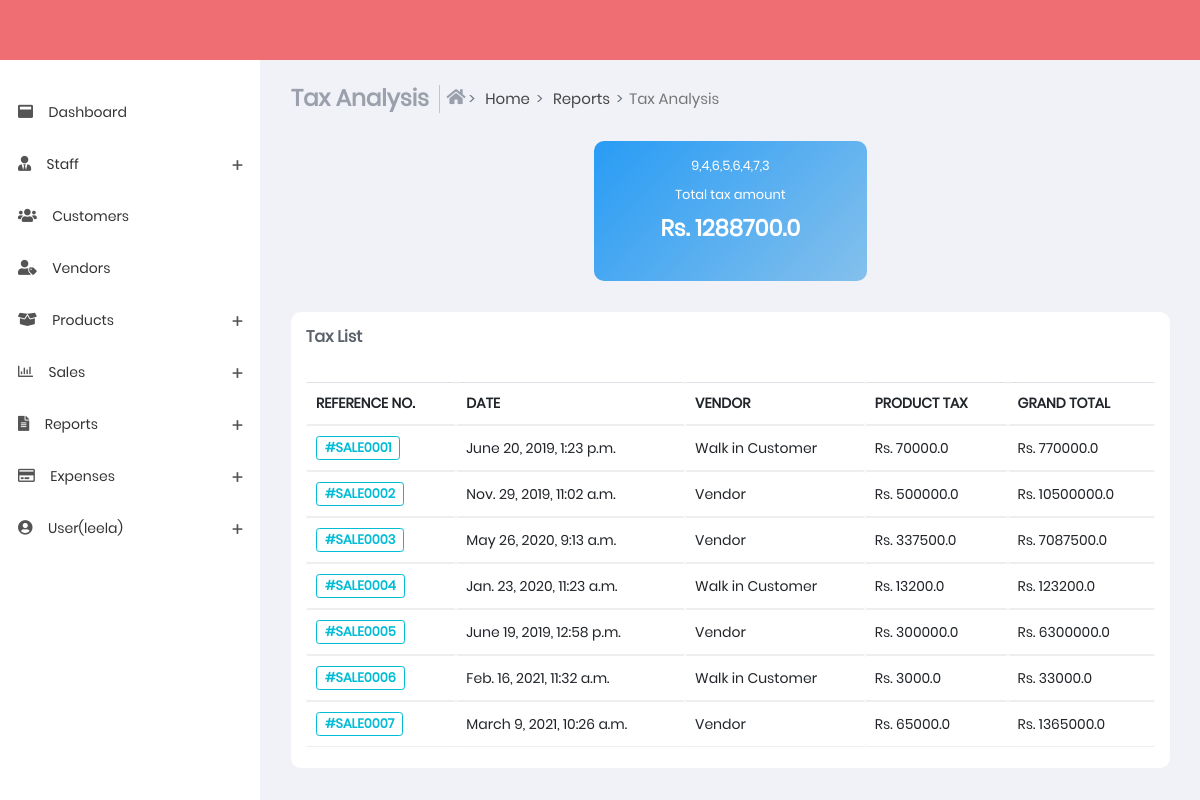
Page /tax_report.html (signed in) on the committed database.
### sub_part/models.py (models this page shows, shortened)
class saleslists(models.Model):
    invoice_id = models.CharField(max_length=100)
    date = models.DateTimeField()
    sold = (
        ('Walk in Customer','Walk in Customer'),
        ('Vendor','vendor'),
    )
    sold_to = models.CharField(max_length = 100, choices = sold)
    items_sold = models.IntegerField()
    total = models.IntegerField()
    payment = (
        ('Success','Success'),
        ('Pending','Pending'),
    )
    payment_status = models.CharField(max_length = 100, choices = payment)
    name = models.CharField(max_length=100)
    customer_name = models.CharField(max_length=100)
    tax=models.IntegerField()
    tax_amount=models.IntegerField()
    grand_total=models.IntegerField()

### sub_part/views.py (the view)
# urls.py: path('tax_report.html',views.tax_report,name="tax_report"),
@login_required(login_url='login')
def tax_report(request):
    tax_total=0
    tax_reportslistarray=saleslists.objects.all()
    for i in tax_reportslistarray:
        i.tax_amount=i.total*(i.tax/100)
        i.grand_total=i.total+i.tax_amount
        tax_total=tax_total+i.tax_amount
    return render(request,'tax_report.html',{'tax_total':tax_total,'tax_reportslistarray': tax_reportslistarray,'u':request.user})

### templates/tax_report.html (shortened to what this page needs)
{% extends 'base.html' %}
{% load static %}
{% block content %}
    <section class="content">
        <div class="container-fluid">
            <div class="block-header">
                <div class="row">
                    <div class="col-xs-12 col-sm-12 col-md-10 col-lg-10">
                        <ul class="breadcrumb breadcrumb-item ">
                            <li class="breadcrumb-item">
                                <h4 class="page-title">Tax Analysis</h4>
                            </li>
                            <li class="breadcrumb-item bcrumb-1">
                                <a href="index">
                                    <i class="fas fa-home"></i> Home</a>
                            </li>
                            <li class="breadcrumb-item bcrumb-2">
                                <a href="#" onclick="return false;">Reports</a>
                            </li>
                            <li class="breadcrumb-item active">Tax Analysis</li>
                        </ul>
                    </div>
                </div>
            </div>
            <div class="row">
                <div class="col-lg-4 col-sm-6">
                </div>
                <div class="col-lg-4 col-sm-6">
                    <div class="support-box text-center l-bg-cyan">
                        <div class="icon m-b-10">
                            <span class="chart chart-line-2">9,4,6,5,6,4,7,3</span>
                        </div>
                        <div class="text m-b-10">Total tax amount</div>
                        <h3 class="m-b-0">
                            Rs. {{tax_total}}
                        </h3>
                    </div>
                </div>
                <div class="col-lg-4 col-sm-6">
                </div>
            </div>
            <div class="row clearfix">
                <div class="col-lg-12 col-md-12 col-sm-12 col-xs-12">
                    <div class="card">
                        <div class="header">
                            <h2>
                                <strong>Tax List</strong>
                            </h2>
                        </div>
                        <div class="body">
                            <div class="table-responsive">
                                <table class="table   table-hover js-basic-example dataTable">
                                    <thead>
                                        <tr>
                                            <th>REFERENCE NO.</th>
                                            <th>DATE</th>
                                            <th>VENDOR</th>
                                            <th>PRODUCT TAX</th>
                                            <th>GRAND TOTAL</th>
                                        </tr>
                                    </thead>
                                    <tbody>
                                        {% for tax_reportslist in tax_reportslistarray%}
                                        <tr>
                                            <td><div class="badge col-cyan"><strong>#{{tax_reportslist.invoice_id}}</strong></div></td>
                                            <td>{{tax_reportslist.date}}</td>
                                            <td>{{tax_reportslist.sold_to}}</td>
                                            <td>Rs. {{tax_reportslist.tax_amount}}</td>
                                            <td>Rs. {{tax_reportslist.grand_total}}</td>
                                        </tr>
                                        {% endfor %}
                                    </tbody>
                                </table>
                            </div>
                        </div>
                    </div>
                </div>
            </div>
        </div>
    </section>
    {% endblock %}

### templates/base.html (shortened to what this page needs)
{% load static %}
<!DOCTYPE html>
<html lang="en">
<head>
    <link href="{% static 'css/app.min.css'%}" rel="stylesheet">
    <link href="{% static 'css/style.css'%}" rel="stylesheet" />
    <link href="{% static 'css/styles/all-themes.css'%}" rel="stylesheet" />
</head>
<body class="light fixed">
    <nav class="navbar">
    </nav>
    <div>
        <aside id="leftsidebar" class="sidebar">
            <div class="menu">
                <ul class="list">
                    <li>
                        <a href="index">
                                <i class="fas fa-window-maximize"></i>
                                <span >Dashboard</span>
                        </a>
                    </li>
                    <li>
                        <a href="#" onClick="return false;" class="menu-toggle">
                            <i class="fas fa-user-tie"></i>
                            <span>Staff</span>
                        </a>
                    </li>
                    <li>
                        <a href="customer.html">
                            <i class="fas fa-users"></i>
                            <span>Customers</span>
                        </a>
                    </li>
                    <li>
                        <a href="vendors.html">
                            <i class="fas fa-user-tag"></i>
                            <span>Vendors</span>
                        </a>
                    </li>
                    <li>
                        <a href="#" onClick="return false;" class="menu-toggle">
                            <i class="fas fa-box-open"></i>
                            <span>Products</span>
                        </a>
                    </li>
                    <li>
                        <a href="#" onClick="return false;" class="menu-toggle">
                            <i class="far fa-chart-bar"></i>
                            <span>Sales</span>
                        </a>
                    </li>
                    <li>
                        <a href="#" onClick="return false;" class="menu-toggle">
                            <i class="fas fa-file-alt"></i>
                            <span>Reports</span>
                        </a>
                    </li>
                    <li>
                        <a href="#" onClick="return false;" class="menu-toggle">
                            <i class="far fa-credit-card"></i>
                            <span>Expenses</span>
                        </a>
                    </li>
                    <li>
                        <a href="#" onClick="return false;" class="menu-toggle">
                            <i class="fas fa-user-circle"></i>
                            <span>User({{u.username}})</span>
                        </a>
                    </li>
                </ul>
            </div>
        </aside>
    </div>
    {% block content %}
    {% endblock %}
</body>
</html>

### rows in the picture
saleslists: invoice_id "SALE0001", date "June 20, 2019, 1:23 p.m.", sold_to "Walk in Customer", tax_amount "70000.0", grand_total "770000.0"
saleslists: invoice_id "SALE0002", date "Nov. 29, 2019, 11:02 a.m.", sold_to "Vendor", tax_amount "500000.0", grand_total "10500000.0"
saleslists: invoice_id "SALE0003", date "May 26, 2020, 9:13 a.m.", sold_to "Vendor", tax_amount "337500.0", grand_total "7087500.0"
saleslists: invoice_id "SALE0004", date "Jan. 23, 2020, 11:23 a.m.", sold_to "Walk in Customer", tax_amount "13200.0", grand_total "123200.0"
saleslists: invoice_id "SALE0005", date "June 19, 2019, 12:58 p.m.", sold_to "Vendor", tax_amount "300000.0", grand_total "6300000.0"
saleslists: invoice_id "SALE0006", date "Feb. 16, 2021, 11:32 a.m.", sold_to "Walk in Customer", tax_amount "3000.0", grand_total "33000.0"
saleslists: invoice_id "SALE0007", date "March 9, 2021, 10:26 a.m.", sold_to "Vendor", tax_amount "65000.0", grand_total "1365000.0"

### other values in the picture
{{ u.username }} "leela"
{{ tax_total }} "1288700.0"
